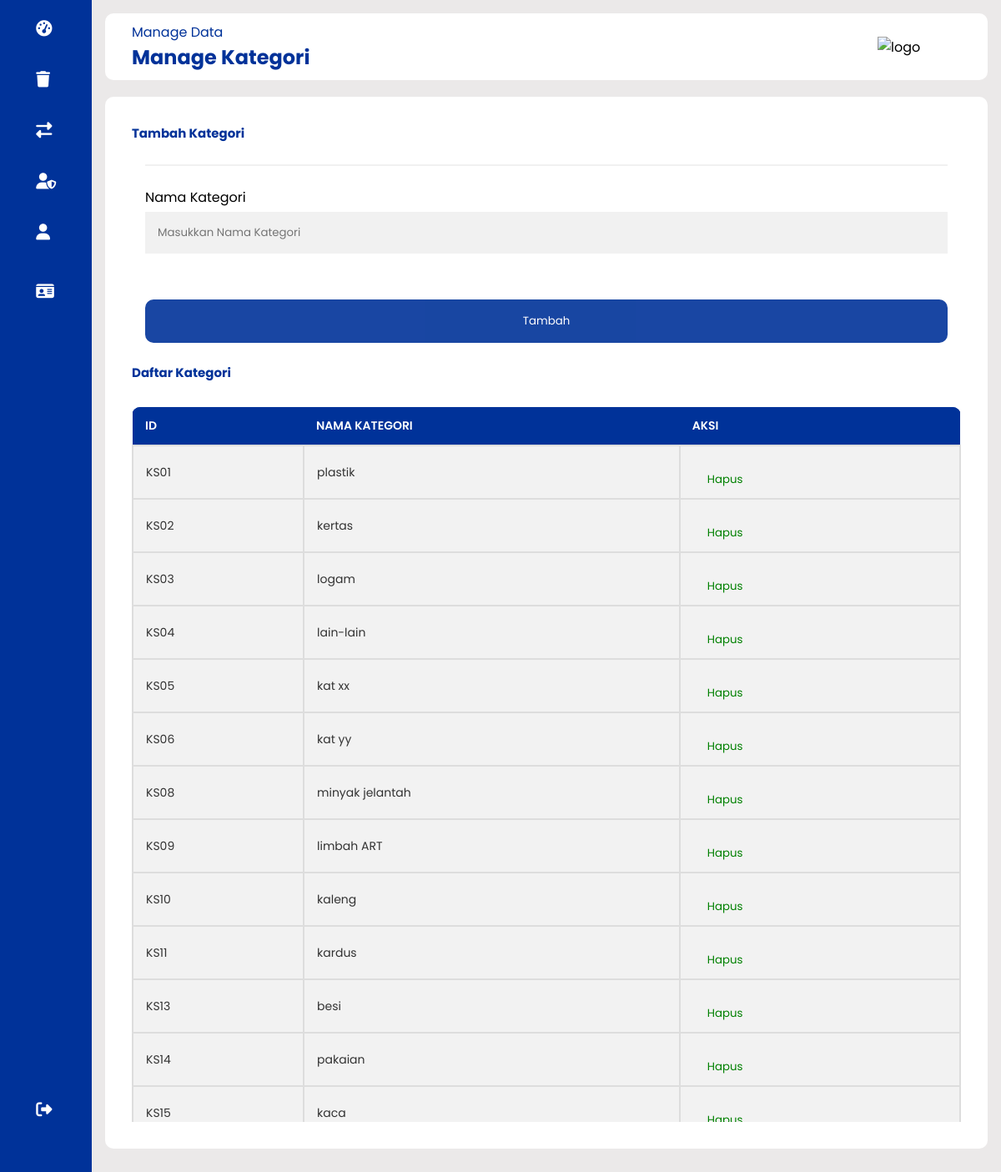
Page /manage_kategori.php (signed in) on the committed database.
### tables this page shows
CREATE TABLE `kategori_sampah` (
  `id` varchar(200) NOT NULL,
  `name` varchar(100) NOT NULL,
  `created_at` bigint(20) NOT NULL
);

### fungsi.php (called while the page is built, shortened)
<?php
$conn = mysqli_connect("localhost", "root", "", "db_pm_old");
function query($query)
{
    global $conn;
    $result = mysqli_query($conn, $query);
    $rows = [];
    while ($row = mysqli_fetch_assoc($result)) {
        $rows[] = $row;
    }
    return $rows;
}

### manage_kategori.php (the view, shortened to what this page needs)
<?php
require 'fungsi.php';
$categories = query("SELECT * FROM kategori_sampah ORDER BY id ASC");
?>
<!DOCTYPE html>
<html lang="en">
<head>
    <link rel="stylesheet" href="./css/style.css">
    <link rel="stylesheet" href="https://cdnjs.cloudflare.com/ajax/libs/font-awesome/6.4.0/css/all.min.css" />
</head>
<body>
    <div id="wrapper">
        <?php include("sidebar.php") ?>
        <div class="main--content">
            <div class="header--wrapper">
                <div class="header--title">
                    <span>Manage Data</span>
                    <h2>Manage Kategori</h2>
                </div>
                <div class="user--info">
                    <img src="./img/logoPM.png" alt="logo">
                </div>
            </div>
            <div class="card--container">
                <h3 class="main--title">Tambah Kategori</h3>
                <form method="POST" action="">
                    <div class="container">
                        <hr>
                        <label for="name">Nama Kategori</label><br>
                        <input type="text" placeholder="Masukkan Nama Kategori" name="name" required><br><br>
                        <button type="submit" name="add_category" class="inputbtn">Tambah</button>
                    </div>
                </form>
                <h3 class="main--title">Daftar Kategori</h3>
                <div class="table-container">
                    <table>
                        <thead>
                            <tr>
                                <th>ID</th>
                                <th>Nama Kategori</th>
                                <th>Aksi</th>
                            </tr>
                        </thead>
                        <tbody>
                            <?php foreach ($categories as $category): ?>
                            <tr>
                                <td><?= $category["id"]; ?></td>
                                <td><?= $category["name"]; ?></td>
                                <td>
                                    <form method="POST" action="" style="display:inline;">
                                        <button type="submit" name="delete_category" class="inputbtn7">Hapus</button>
                                    </form>
                                </td>
                            </tr>
                            <?php endforeach; ?>
                        </tbody>
                    </table>
                </div>
            </div>
        </div>
    </div>
</body>
</html>

### css/style.css (style rules this page uses)
* { margin: 0; padding: 0; border: no; outline: none; box-sizing: border-box; font-family: "Poppins", sans-serif; }
body { height: 100%; overflow-x: hidden; background-color: #ebe9e9; }
#wrapper { display: flex; }
.main--content { position: relative; background: #ebe9e9; width: 100%; padding: 1rem; }
.header--wrapper img { width: 100px; height: auto; cursor: pointer; }
.header--wrapper { display: flex; justify-content: space-between; align-items: center; flex-wrap: wrap; background: #fff; border-radius: 10px; padding: 10px 2rem; margin-bottom: 1rem; }
.header--title { color: rgba(0, 50, 153, 253); }
.user--info { display: flex; align-items: center; gap: 1rem; }
.card--container { background: #fff; padding: 2rem; border-radius: 10px; margin-bottom: 1rem; }
.main--title { color: rgba(0, 50, 153, 253); padding-bottom: 10px; font-size: 15px; }
.table-container { width: 100%; height: 60vh; overflow-x: auto; overflow-y: auto; }
table { width: 100%; border-collapse: collapse; }
thead { background: rgba(0, 50, 153, 253); color: #fff; }
thead th { position: sticky; top: 0; background: rgba(0, 50, 153, 253); }
th { padding: 13px; text-align: center; font-size: 14px; }
tbody { background: #f2f2f2; }
td { padding: 12px; font-size: 14px; color: #333; border: 2px solid #dddddd; }
.table-container button { color: green; background: none; cursor: pointer; }
th:first-child { position: sticky; left: 0; z-index: 1; }
td:first-child { position: sticky; left: 0; background-color: #f2f2f2; }
.container { padding: 16px; }
input[type="text"] { width: 100%; padding: 15px; margin: 5px 0 22px 0; display: inline-block; border: none; background: #f1f1f1; }
hr { border: 1px solid #f1f1f1; margin-bottom: 25px; }
.inputbtn { background-color: rgba(0, 50, 153, 253); color: white; padding: 16px 20px; margin: 8px 0; border: none; cursor: pointer; width: 100%; opacity: 0.9; border-radius: 10px; }
.inputbtn7 { align-items: center; background-color: red; color: white; padding: 10px 17px; margin: 8px 0; border: none; border-radius: 10px; cursor: pointer; height: 5px; text-decoration: none; }
.header--wrapper { display: flex; justify-content: space-between; align-items: center; margin-bottom: 20px; }
.header--title h2 { margin: 0; }
.table-container { margin-top: 20px; }
.table-container table { width: 100%; border-collapse: collapse; background-color: #fff; border-radius: 10px; overflow: hidden; }
.table-container th, .table-container td { padding: 12px 15px; text-align: left; border-bottom: 1px solid #ddd; }
.table-container th { background-color: rgba(0, 50, 153, 253); color: #fff; text-transform: uppercase; font-weight: 600; }
.table-container tbody tr:last-child td { border-bottom: none; }

### rows in the picture
kategori_sampah: id "KS01", name "plastik"
kategori_sampah: id "KS02", name "kertas"
kategori_sampah: id "KS03", name "logam"
kategori_sampah: id "KS04", name "lain-lain"
kategori_sampah: id "KS05", name "kat xx"
kategori_sampah: id "KS06", name "kat yy"
kategori_sampah: id "KS08", name "minyak jelantah"
kategori_sampah: id "KS09", name "limbah ART"
kategori_sampah: id "KS10", name "kaleng"
kategori_sampah: id "KS11", name "kardus"
kategori_sampah: id "KS13", name "besi"
kategori_sampah: id "KS14", name "pakaian"
kategori_sampah: id "KS15", name "kaca"
